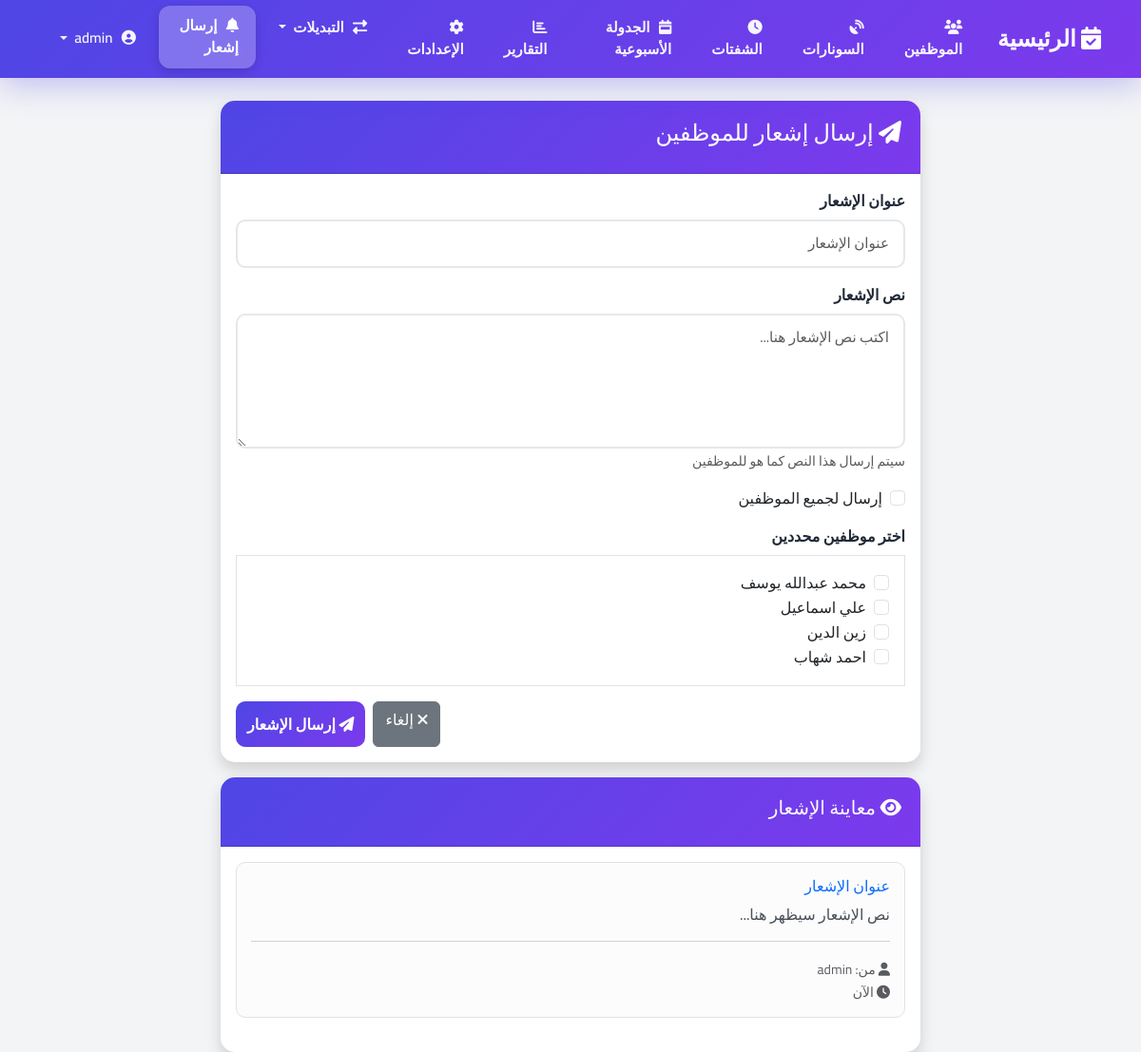
The app's page /notifications/send/ (signed in), older data.
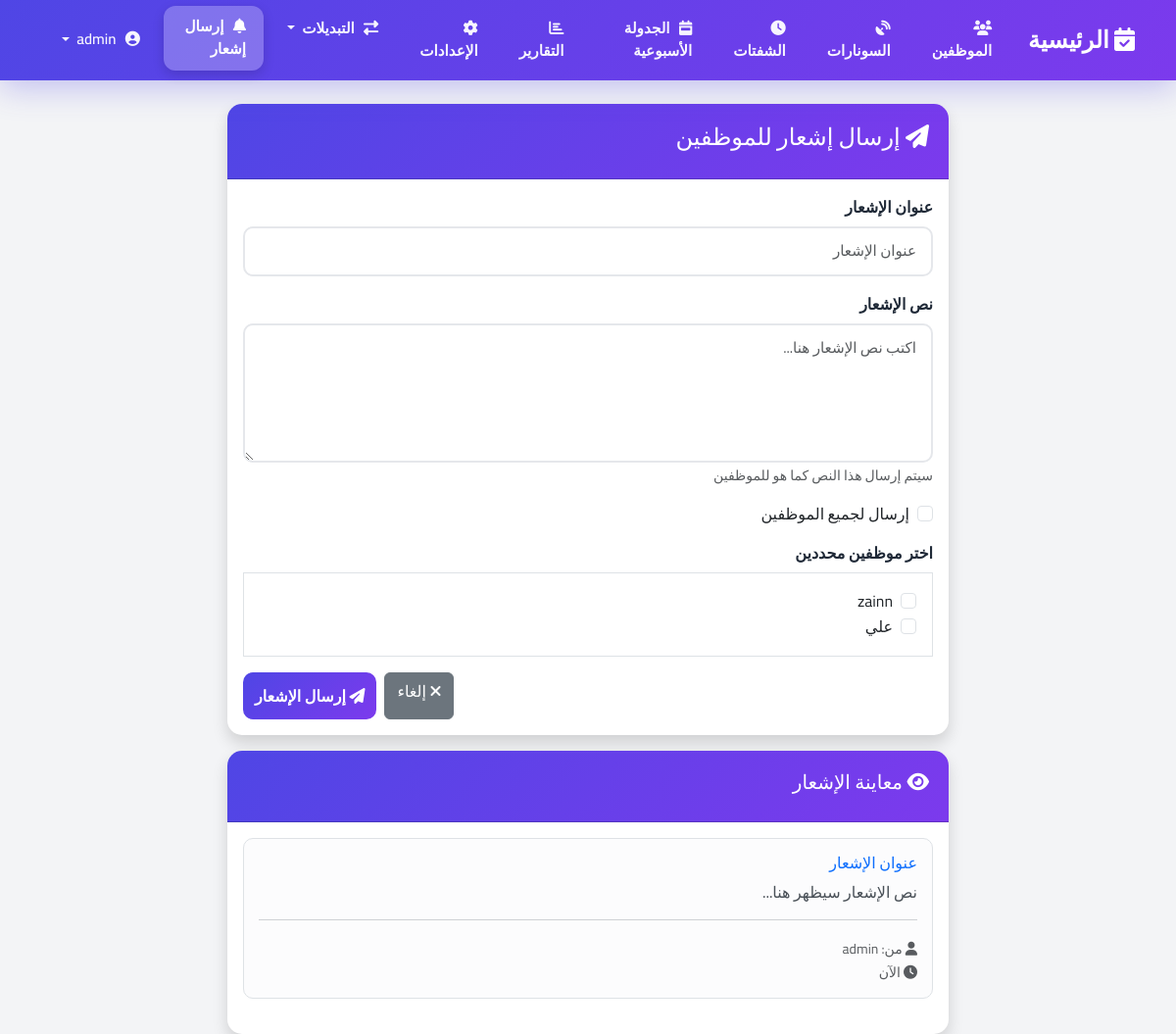
The same page, newer data.
### shifts/models.py (models this page shows, shortened)
class Employee(models.Model):
    user = models.OneToOneField(User, on_delete=models.CASCADE, related_name='employee_profile', null=True, blank=True)
    name = models.CharField(max_length=100, verbose_name='اسم الموظف')
    telegram_id = models.CharField(max_length=50, null=True, blank=True, verbose_name='معرف تليجرام')
    is_on_leave = models.BooleanField(default=False, verbose_name='في إجازة')
    created_at = models.DateTimeField(auto_now_add=True, null=True, blank=True, verbose_name='تاريخ الإنشاء')
    created_by = models.ForeignKey(User, on_delete=models.SET_NULL, null=True, blank=True,
                                   related_name='created_employees', verbose_name='أنشئ بواسطة')
    total_work_hours = models.FloatField(default=0.0, verbose_name='إجمالي ساعات العمل')
    last_work_datetime = models.DateTimeField(null=True, blank=True, verbose_name='آخر وقت عمل')
    consecutive_rest_count = models.IntegerField(default=0, verbose_name='عدد مرات الراحة المتتالية')
    class Meta:
        verbose_name = 'موظف'
        verbose_name_plural = 'الموظفين'
    def __str__(self):
        return self.name

### shifts/views.py (the view)
# urls.py: path('notifications/send/', views.send_custom_notification, name='send_custom_notification'),
@staff_required
def send_custom_notification(request):
    if request.method == 'POST':
        form = CustomNotificationForm(request.POST)
        if form.is_valid():
            notification = form.save(commit=False)
            notification.sent_by = request.user
            notification.save()
            if notification.send_to_all:
                employees = Employee.objects.filter(telegram_id__isnull=False).exclude(telegram_id='')
            else:
                form.save_m2m()  # حفظ العلاقة many-to-many
                employees = notification.target_employees.filter(telegram_id__isnull=False).exclude(telegram_id='')
            sent_count = 0
            for employee in employees:
                message = f"""
📢 {notification.title}

{notification.message}

━━━━━━━━━━━━━━━━━
📤 من: {notification.sent_by.get_full_name() or notification.sent_by.username}
📅 {timezone.localtime(notification.sent_at).strftime('%Y-%m-%d %H:%M')}
                """
                try:
                    send_telegram_message(employee.telegram_id, message)
                    sent_count += 1
                except Exception as e:
                    print(f"❌ خطأ في إرسال الإشعار لـ {employee.name}: {e}")
            notification.total_sent = sent_count
            notification.save()
            if sent_count > 0:
                messages.success(
                    request,
                    f'✅ تم إرسال الإشعار بنجاح لـ {sent_count} موظف'
                )
            else:
                messages.warning(request, '⚠️ لم يتم إرسال أي إشعار (تحقق من أرقام التليجرام)')
            return redirect('custom_notifications_list')
    else:
        form = CustomNotificationForm()
    return render(request, 'notifications/send.html', {'form': form})

### shifts/forms.py
class CustomNotificationForm(forms.ModelForm):
    class Meta:
        model = CustomNotification
        fields = ['title', 'message', 'send_to_all', 'target_employees']
        widgets = {
            'title': forms.TextInput(attrs={
                'class': 'form-control',
                'placeholder': 'عنوان الإشعار'
            }),
            'message': forms.Textarea(attrs={
                'class': 'form-control',
                'rows': 5,
                'placeholder': 'اكتب نص الإشعار هنا...'
            }),
            'send_to_all': forms.CheckboxInput(attrs={
                'class': 'form-check-input'
            }),
            'target_employees': forms.CheckboxSelectMultiple(attrs={
                'class': 'form-check-input'
            })
        }
        labels = {
            'title': 'عنوان الإشعار',
            'message': 'نص الإشعار',
            'send_to_all': 'إرسال لجميع الموظفين',
            'target_employees': 'اختر موظفين محددين'
        }
    def __init__(self, *args, **kwargs):
        super().__init__(*args, **kwargs)
        self.fields['target_employees'].required = False

### templates/notifications/send.html (shortened to what this page needs)
{% extends 'base.html' %}
{% block content %}
<div class="container mt-4">
    <div class="row">
        <div class="col-md-8 mx-auto">
            <div class="card shadow">
                <div class="card-header bg-primary text-white">
                    <h4><i class="fas fa-paper-plane"></i> إرسال إشعار للموظفين</h4>
                </div>
                <div class="card-body">
                    <form method="post" id="notification-form">
                        <div class="mb-3">
                            <label for="id_title" class="form-label">{{ form.title.label }}</label>
                            {{ form.title }}
                        </div>
                        <div class="mb-3">
                            <label for="id_message" class="form-label">{{ form.message.label }}</label>
                            {{ form.message }}
                            <small class="form-text text-muted">سيتم إرسال هذا النص كما هو للموظفين</small>
                        </div>
                        <div class="mb-3 form-check">
                            {{ form.send_to_all }}
                            <label class="form-check-label" for="id_send_to_all">
                                {{ form.send_to_all.label }}
                            </label>
                        </div>
                        <div class="mb-3" id="employees-section">
                            <label class="form-label">{{ form.target_employees.label }}</label>
                            <div class="border p-3" style="max-height: 300px; overflow-y: auto;">
                                {% for choice in form.target_employees %}
                                    <div class="form-check">
                                        {{ choice.tag }}
                                        <label class="form-check-label" for="{{ choice.id_for_label }}">
                                            {{ choice.choice_label }}
                                        </label>
                                    </div>
                                {% endfor %}
                            </div>
                        </div>
                        <div class="d-grid gap-2 d-md-flex justify-content-md-end">
                            <a href="{% url 'custom_notifications_list' %}" class="btn btn-secondary">
                                <i class="fas fa-times"></i> إلغاء
                            </a>
                            <button type="submit" class="btn btn-primary">
                                <i class="fas fa-paper-plane"></i> إرسال الإشعار
                            </button>
                        </div>
                    </form>
                </div>
            </div>
            <div class="card shadow mt-3">
                <div class="card-header bg-info text-white">
                    <h5><i class="fas fa-eye"></i> معاينة الإشعار</h5>
                </div>
                <div class="card-body">
                    <div class="alert alert-light border">
                        <h6 id="preview-title" class="text-primary">عنوان الإشعار</h6>
                        <p id="preview-message" class="mb-0">نص الإشعار سيظهر هنا...</p>
                        <hr>
                        <small class="text-muted">
                            <i class="fas fa-user"></i> من: {{ request.user.get_full_name|default:request.user.username }}<br>
                            <i class="fas fa-clock"></i> الآن
                        </small>
                    </div>
                </div>
            </div>
        </div>
    </div>
</div>
{% endblock %}

Row changes from the older to the newer data that the page shows:
removed Employee: choice_label "محمد عبدالله يوسف"
removed Employee: choice_label "علي اسماعيل"
removed Employee: choice_label "زين الدين"
removed Employee: choice_label "احمد شهاب"
added Employee: choice_label "zainn"
added Employee: choice_label "علي"
